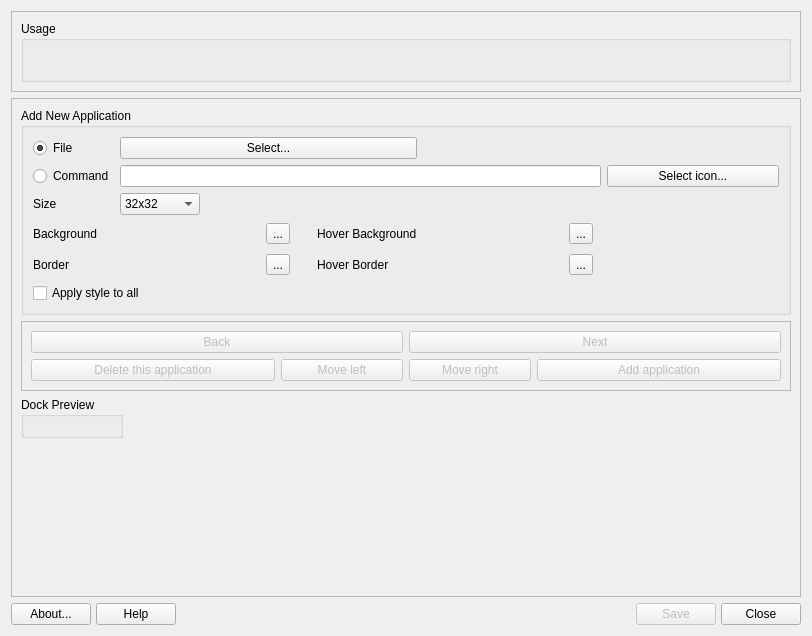
<?xml version="1.0" encoding="UTF-8"?>
<ui version="4.0">
 <class>MainWindow</class>
 <widget class="QDialog" name="MainWindow">
  <property name="geometry">
   <rect>
    <x>0</x>
    <y>0</y>
    <width>812</width>
    <height>636</height>
   </rect>
  </property>
  <property name="windowTitle">
   <string>Program_Name</string>
  </property>
  <layout class="QVBoxLayout" name="verticalLayout">
   <item>
    <widget class="QFrame" name="frameUsage">
     <property name="frameShape">
      <enum>QFrame::StyledPanel</enum>
     </property>
     <property name="frameShadow">
      <enum>QFrame::Plain</enum>
     </property>
     <layout class="QGridLayout" name="gridLayout_3">
      <item row="0" column="0">
       <widget class="QGroupBox" name="groupBoxUsage">
        <property name="title">
         <string>Usage</string>
        </property>
        <layout class="QHBoxLayout" name="horizontalLayout_2">
         <item>
          <spacer name="horizontalSpacer">
           <property name="orientation">
            <enum>Qt::Horizontal</enum>
           </property>
           <property name="sizeType">
            <enum>QSizePolicy::Maximum</enum>
           </property>
           <property name="sizeHint" stdset="0">
            <size>
             <width>3</width>
             <height>20</height>
            </size>
           </property>
          </spacer>
         </item>
         <item>
          <widget class="QLabel" name="labelUsage">
           <property name="text">
            <string/>
           </property>
          </widget>
         </item>
        </layout>
       </widget>
      </item>
     </layout>
    </widget>
   </item>
   <item>
    <widget class="QFrame" name="frame">
     <property name="frameShape">
      <enum>QFrame::StyledPanel</enum>
     </property>
     <property name="frameShadow">
      <enum>QFrame::Plain</enum>
     </property>
     <property name="lineWidth">
      <number>0</number>
     </property>
     <layout class="QGridLayout" name="gridLayout_2">
      <item row="6" column="0">
       <spacer name="verticalSpacer_2">
        <property name="orientation">
         <enum>Qt::Vertical</enum>
        </property>
        <property name="sizeHint" stdset="0">
         <size>
          <width>20</width>
          <height>0</height>
         </size>
        </property>
       </spacer>
      </item>
      <item row="5" column="0">
       <layout class="QHBoxLayout" name="horizontalLayout_4">
        <item>
         <spacer name="horizontalSpacer_3">
          <property name="orientation">
           <enum>Qt::Horizontal</enum>
          </property>
          <property name="sizeHint" stdset="0">
           <size>
            <width>40</width>
            <height>20</height>
           </size>
          </property>
         </spacer>
        </item>
       </layout>
      </item>
      <item row="3" column="0">
       <widget class="QFrame" name="frame_2">
        <property name="frameShape">
         <enum>QFrame::StyledPanel</enum>
        </property>
        <property name="frameShadow">
         <enum>QFrame::Plain</enum>
        </property>
        <layout class="QGridLayout" name="gridLayout_4">
         <item row="1" column="4" colspan="2">
          <widget class="QPushButton" name="buttonAdd">
           <property name="enabled">
            <bool>false</bool>
           </property>
           <property name="text">
            <string>Add application</string>
           </property>
           <property name="icon">
            <iconset theme="add">
             <normaloff>.</normaloff>.</iconset>
           </property>
          </widget>
         </item>
         <item row="1" column="3">
          <widget class="QPushButton" name="buttonMoveRight">
           <property name="enabled">
            <bool>false</bool>
           </property>
           <property name="text">
            <string>Move right</string>
           </property>
           <property name="icon">
            <iconset theme="arrow-right">
             <normaloff>.</normaloff>.</iconset>
           </property>
          </widget>
         </item>
         <item row="1" column="2">
          <widget class="QPushButton" name="buttonMoveLeft">
           <property name="enabled">
            <bool>false</bool>
           </property>
           <property name="text">
            <string>Move left</string>
           </property>
           <property name="icon">
            <iconset theme="arrow-left">
             <normaloff>.</normaloff>.</iconset>
           </property>
          </widget>
         </item>
         <item row="0" column="3" colspan="3">
          <widget class="QPushButton" name="buttonNext">
           <property name="enabled">
            <bool>false</bool>
           </property>
           <property name="sizePolicy">
            <sizepolicy hsizetype="Expanding" vsizetype="Fixed">
             <horstretch>0</horstretch>
             <verstretch>0</verstretch>
            </sizepolicy>
           </property>
           <property name="minimumSize">
            <size>
             <width>0</width>
             <height>0</height>
            </size>
           </property>
           <property name="text">
            <string>Next</string>
           </property>
           <property name="icon">
            <iconset theme="go-next">
             <normaloff>.</normaloff>.</iconset>
           </property>
          </widget>
         </item>
         <item row="0" column="0" colspan="3">
          <widget class="QPushButton" name="buttonPrev">
           <property name="enabled">
            <bool>false</bool>
           </property>
           <property name="sizePolicy">
            <sizepolicy hsizetype="Expanding" vsizetype="Fixed">
             <horstretch>0</horstretch>
             <verstretch>0</verstretch>
            </sizepolicy>
           </property>
           <property name="minimumSize">
            <size>
             <width>0</width>
             <height>0</height>
            </size>
           </property>
           <property name="text">
            <string>Back</string>
           </property>
           <property name="icon">
            <iconset theme="go-previous">
             <normaloff>.</normaloff>.</iconset>
           </property>
          </widget>
         </item>
         <item row="1" column="0" colspan="2">
          <widget class="QPushButton" name="buttonDelete">
           <property name="enabled">
            <bool>false</bool>
           </property>
           <property name="text">
            <string>Delete this application</string>
           </property>
           <property name="icon">
            <iconset theme="edit-delete-symbolic">
             <normaloff>.</normaloff>.</iconset>
           </property>
           <property name="autoDefault">
            <bool>true</bool>
           </property>
          </widget>
         </item>
        </layout>
       </widget>
      </item>
      <item row="4" column="0" alignment="Qt::AlignLeft">
       <widget class="QGroupBox" name="groupPreview">
        <property name="title">
         <string>Dock Preview</string>
        </property>
        <layout class="QHBoxLayout" name="horizontalLayout">
         <item>
          <layout class="QHBoxLayout" name="icons"/>
         </item>
        </layout>
       </widget>
      </item>
      <item row="1" column="0" rowspan="2">
       <widget class="QGroupBox" name="groupAdd">
        <property name="title">
         <string>Add New Application</string>
        </property>
        <layout class="QGridLayout" name="gridLayout">
         <item row="2" column="0">
          <widget class="QLabel" name="labelSize">
           <property name="text">
            <string>Size</string>
           </property>
          </widget>
         </item>
         <item row="1" column="1" colspan="6">
          <widget class="QLineEdit" name="lineEditCommand">
           <property name="sizePolicy">
            <sizepolicy hsizetype="Expanding" vsizetype="Fixed">
             <horstretch>0</horstretch>
             <verstretch>0</verstretch>
            </sizepolicy>
           </property>
           <property name="minimumSize">
            <size>
             <width>250</width>
             <height>0</height>
            </size>
           </property>
          </widget>
         </item>
         <item row="5" column="1">
          <widget class="QWidget" name="widgetBorder" native="true">
           <property name="mouseTracking">
            <bool>false</bool>
           </property>
           <property name="toolTip">
            <string>Click to select different color...</string>
           </property>
           <property name="autoFillBackground">
            <bool>false</bool>
           </property>
           <layout class="QHBoxLayout" name="horizontalLayout_7" stretch="0,0">
            <property name="spacing">
             <number>2</number>
            </property>
            <property name="leftMargin">
             <number>2</number>
            </property>
            <property name="topMargin">
             <number>2</number>
            </property>
            <property name="rightMargin">
             <number>2</number>
            </property>
            <property name="bottomMargin">
             <number>2</number>
            </property>
            <item>
             <spacer name="horizontalSpacer_8">
              <property name="orientation">
               <enum>Qt::Horizontal</enum>
              </property>
              <property name="sizeHint" stdset="0">
               <size>
                <width>40</width>
                <height>20</height>
               </size>
              </property>
             </spacer>
            </item>
            <item>
             <widget class="QToolButton" name="toolBorder">
              <property name="text">
               <string notr="true">...</string>
              </property>
              <property name="iconSize">
               <size>
                <width>16</width>
                <height>16</height>
               </size>
              </property>
              <property name="popupMode">
               <enum>QToolButton::InstantPopup</enum>
              </property>
              <property name="toolButtonStyle">
               <enum>Qt::ToolButtonIconOnly</enum>
              </property>
              <property name="autoRaise">
               <bool>false</bool>
              </property>
             </widget>
            </item>
           </layout>
          </widget>
         </item>
         <item row="3" column="1">
          <widget class="QWidget" name="widgetBackground" native="true">
           <property name="mouseTracking">
            <bool>false</bool>
           </property>
           <property name="toolTip">
            <string>Click to select different color...</string>
           </property>
           <property name="autoFillBackground">
            <bool>false</bool>
           </property>
           <layout class="QHBoxLayout" name="horizontalLayout_9" stretch="0,0">
            <property name="spacing">
             <number>2</number>
            </property>
            <property name="leftMargin">
             <number>2</number>
            </property>
            <property name="topMargin">
             <number>2</number>
            </property>
            <property name="rightMargin">
             <number>2</number>
            </property>
            <property name="bottomMargin">
             <number>2</number>
            </property>
            <item>
             <spacer name="horizontalSpacer_10">
              <property name="orientation">
               <enum>Qt::Horizontal</enum>
              </property>
              <property name="sizeHint" stdset="0">
               <size>
                <width>40</width>
                <height>20</height>
               </size>
              </property>
             </spacer>
            </item>
            <item>
             <widget class="QToolButton" name="toolBackground">
              <property name="text">
               <string notr="true">...</string>
              </property>
              <property name="iconSize">
               <size>
                <width>16</width>
                <height>16</height>
               </size>
              </property>
              <property name="popupMode">
               <enum>QToolButton::InstantPopup</enum>
              </property>
              <property name="toolButtonStyle">
               <enum>Qt::ToolButtonIconOnly</enum>
              </property>
              <property name="autoRaise">
               <bool>false</bool>
              </property>
             </widget>
            </item>
           </layout>
          </widget>
         </item>
         <item row="5" column="0">
          <widget class="QLabel" name="labelBorder">
           <property name="text">
            <string>Border</string>
           </property>
          </widget>
         </item>
         <item row="8" column="0" colspan="5">
          <widget class="QCheckBox" name="checkApplyStyleToAll">
           <property name="text">
            <string>Apply style to all</string>
           </property>
          </widget>
         </item>
         <item row="3" column="4">
          <widget class="QLabel" name="label">
           <property name="text">
            <string>Hover Background</string>
           </property>
          </widget>
         </item>
         <item row="2" column="1" colspan="4">
          <widget class="QComboBox" name="comboSize">
           <property name="sizePolicy">
            <sizepolicy hsizetype="Fixed" vsizetype="Fixed">
             <horstretch>0</horstretch>
             <verstretch>0</verstretch>
            </sizepolicy>
           </property>
           <property name="minimumSize">
            <size>
             <width>80</width>
             <height>0</height>
            </size>
           </property>
           <property name="frame">
            <bool>true</bool>
           </property>
           <item>
            <property name="text">
             <string notr="true">32x32</string>
            </property>
           </item>
           <item>
            <property name="text">
             <string>36x36</string>
            </property>
           </item>
           <item>
            <property name="text">
             <string>40x40</string>
            </property>
           </item>
           <item>
            <property name="text">
             <string notr="true">48x48</string>
            </property>
           </item>
           <item>
            <property name="text">
             <string notr="true">64x64</string>
            </property>
           </item>
          </widget>
         </item>
         <item row="0" column="0">
          <widget class="QRadioButton" name="radioDesktop">
           <property name="text">
            <string>File</string>
           </property>
           <property name="checked">
            <bool>true</bool>
           </property>
          </widget>
         </item>
         <item row="3" column="2">
          <spacer name="horizontalSpacer_4">
           <property name="orientation">
            <enum>Qt::Horizontal</enum>
           </property>
           <property name="sizeType">
            <enum>QSizePolicy::Fixed</enum>
           </property>
           <property name="sizeHint" stdset="0">
            <size>
             <width>7</width>
             <height>20</height>
            </size>
           </property>
          </spacer>
         </item>
         <item row="5" column="4">
          <widget class="QLabel" name="labelHoverBorder">
           <property name="text">
            <string>Hover Border</string>
           </property>
          </widget>
         </item>
         <item row="1" column="8">
          <widget class="QPushButton" name="buttonSelectIcon">
           <property name="sizePolicy">
            <sizepolicy hsizetype="Ignored" vsizetype="Fixed">
             <horstretch>0</horstretch>
             <verstretch>0</verstretch>
            </sizepolicy>
           </property>
           <property name="text">
            <string>Select icon...</string>
           </property>
          </widget>
         </item>
         <item row="5" column="5">
          <widget class="QWidget" name="widgetHoverBorder" native="true">
           <property name="mouseTracking">
            <bool>false</bool>
           </property>
           <property name="toolTip">
            <string>Click to select different color...</string>
           </property>
           <property name="autoFillBackground">
            <bool>false</bool>
           </property>
           <layout class="QHBoxLayout" name="horizontalLayout_6" stretch="0,0">
            <property name="spacing">
             <number>2</number>
            </property>
            <property name="leftMargin">
             <number>2</number>
            </property>
            <property name="topMargin">
             <number>2</number>
            </property>
            <property name="rightMargin">
             <number>2</number>
            </property>
            <property name="bottomMargin">
             <number>2</number>
            </property>
            <item>
             <spacer name="horizontalSpacer_7">
              <property name="orientation">
               <enum>Qt::Horizontal</enum>
              </property>
              <property name="sizeHint" stdset="0">
               <size>
                <width>40</width>
                <height>20</height>
               </size>
              </property>
             </spacer>
            </item>
            <item>
             <widget class="QToolButton" name="toolHoverBorder">
              <property name="text">
               <string notr="true">...</string>
              </property>
              <property name="iconSize">
               <size>
                <width>16</width>
                <height>16</height>
               </size>
              </property>
              <property name="popupMode">
               <enum>QToolButton::InstantPopup</enum>
              </property>
              <property name="toolButtonStyle">
               <enum>Qt::ToolButtonIconOnly</enum>
              </property>
              <property name="autoRaise">
               <bool>false</bool>
              </property>
             </widget>
            </item>
           </layout>
          </widget>
         </item>
         <item row="3" column="5">
          <widget class="QWidget" name="widgetHoverBackground" native="true">
           <property name="mouseTracking">
            <bool>false</bool>
           </property>
           <property name="toolTip">
            <string>Click to select different color...</string>
           </property>
           <property name="autoFillBackground">
            <bool>false</bool>
           </property>
           <layout class="QHBoxLayout" name="horizontalLayout_8" stretch="0,0">
            <property name="spacing">
             <number>2</number>
            </property>
            <property name="leftMargin">
             <number>2</number>
            </property>
            <property name="topMargin">
             <number>2</number>
            </property>
            <property name="rightMargin">
             <number>2</number>
            </property>
            <property name="bottomMargin">
             <number>2</number>
            </property>
            <item>
             <spacer name="horizontalSpacer_9">
              <property name="orientation">
               <enum>Qt::Horizontal</enum>
              </property>
              <property name="sizeHint" stdset="0">
               <size>
                <width>40</width>
                <height>20</height>
               </size>
              </property>
             </spacer>
            </item>
            <item>
             <widget class="QToolButton" name="toolHoverBackground">
              <property name="text">
               <string notr="true">...</string>
              </property>
              <property name="iconSize">
               <size>
                <width>16</width>
                <height>16</height>
               </size>
              </property>
              <property name="popupMode">
               <enum>QToolButton::InstantPopup</enum>
              </property>
              <property name="toolButtonStyle">
               <enum>Qt::ToolButtonIconOnly</enum>
              </property>
              <property name="autoRaise">
               <bool>false</bool>
              </property>
             </widget>
            </item>
           </layout>
          </widget>
         </item>
         <item row="1" column="0">
          <widget class="QRadioButton" name="radioCommand">
           <property name="text">
            <string>Command</string>
           </property>
          </widget>
         </item>
         <item row="2" column="8">
          <spacer name="horizontalSpacer_2">
           <property name="orientation">
            <enum>Qt::Horizontal</enum>
           </property>
           <property name="sizeType">
            <enum>QSizePolicy::Expanding</enum>
           </property>
           <property name="sizeHint" stdset="0">
            <size>
             <width>100</width>
             <height>20</height>
            </size>
           </property>
          </spacer>
         </item>
         <item row="3" column="0">
          <widget class="QLabel" name="labelBackground">
           <property name="text">
            <string>Background</string>
           </property>
          </widget>
         </item>
         <item row="0" column="1" colspan="4">
          <widget class="QPushButton" name="buttonSelectApp">
           <property name="sizePolicy">
            <sizepolicy hsizetype="Expanding" vsizetype="Fixed">
             <horstretch>0</horstretch>
             <verstretch>0</verstretch>
            </sizepolicy>
           </property>
           <property name="text">
            <string>Select...</string>
           </property>
          </widget>
         </item>
        </layout>
       </widget>
      </item>
     </layout>
    </widget>
   </item>
   <item>
    <layout class="QGridLayout" name="buttonBar" columnstretch="0,0,0,0,0,0,0,0,0,0">
     <property name="sizeConstraint">
      <enum>QLayout::SetDefaultConstraint</enum>
     </property>
     <property name="leftMargin">
      <number>0</number>
     </property>
     <property name="topMargin">
      <number>0</number>
     </property>
     <property name="rightMargin">
      <number>0</number>
     </property>
     <property name="bottomMargin">
      <number>0</number>
     </property>
     <property name="spacing">
      <number>5</number>
     </property>
     <item row="0" column="1">
      <widget class="QPushButton" name="buttonHelp">
       <property name="sizePolicy">
        <sizepolicy hsizetype="Minimum" vsizetype="Preferred">
         <horstretch>0</horstretch>
         <verstretch>0</verstretch>
        </sizepolicy>
       </property>
       <property name="toolTip">
        <string>Display help </string>
       </property>
       <property name="text">
        <string>Help</string>
       </property>
       <property name="icon">
        <iconset theme="help-contents">
         <normaloff>.</normaloff>.</iconset>
       </property>
       <property name="shortcut">
        <string>Alt+H</string>
       </property>
      </widget>
     </item>
     <item row="0" column="5">
      <spacer name="horizontalSpacer2">
       <property name="orientation">
        <enum>Qt::Horizontal</enum>
       </property>
       <property name="sizeType">
        <enum>QSizePolicy::Expanding</enum>
       </property>
       <property name="sizeHint" stdset="0">
        <size>
         <width>100</width>
         <height>20</height>
        </size>
       </property>
      </spacer>
     </item>
     <item row="0" column="0">
      <widget class="QPushButton" name="buttonAbout">
       <property name="sizePolicy">
        <sizepolicy hsizetype="Minimum" vsizetype="Preferred">
         <horstretch>0</horstretch>
         <verstretch>0</verstretch>
        </sizepolicy>
       </property>
       <property name="toolTip">
        <string>About this application</string>
       </property>
       <property name="text">
        <string>About...</string>
       </property>
       <property name="icon">
        <iconset theme="help-about">
         <normaloff>.</normaloff>.</iconset>
       </property>
       <property name="shortcut">
        <string>Alt+B</string>
       </property>
       <property name="autoDefault">
        <bool>true</bool>
       </property>
      </widget>
     </item>
     <item row="0" column="2">
      <spacer name="horizontalSpacer1">
       <property name="orientation">
        <enum>Qt::Horizontal</enum>
       </property>
       <property name="sizeType">
        <enum>QSizePolicy::Expanding</enum>
       </property>
       <property name="sizeHint" stdset="0">
        <size>
         <width>100</width>
         <height>20</height>
        </size>
       </property>
      </spacer>
     </item>
     <item row="0" column="9">
      <widget class="QPushButton" name="buttonCancel">
       <property name="sizePolicy">
        <sizepolicy hsizetype="Minimum" vsizetype="Preferred">
         <horstretch>0</horstretch>
         <verstretch>0</verstretch>
        </sizepolicy>
       </property>
       <property name="toolTip">
        <string>Quit application</string>
       </property>
       <property name="text">
        <string>Close</string>
       </property>
       <property name="icon">
        <iconset theme="window-close">
         <normaloff>.</normaloff>.</iconset>
       </property>
       <property name="shortcut">
        <string>Alt+N</string>
       </property>
       <property name="autoDefault">
        <bool>true</bool>
       </property>
      </widget>
     </item>
     <item row="0" column="3">
      <widget class="QLabel" name="labelLogo">
       <property name="maximumSize">
        <size>
         <width>32</width>
         <height>32</height>
        </size>
       </property>
       <property name="midLineWidth">
        <number>0</number>
       </property>
       <property name="text">
        <string/>
       </property>
       <property name="pixmap">
        <pixmap resource="images.qrc">:/icons/images/logo.svg</pixmap>
       </property>
       <property name="scaledContents">
        <bool>true</bool>
       </property>
      </widget>
     </item>
     <item row="0" column="7">
      <widget class="QPushButton" name="buttonSave">
       <property name="enabled">
        <bool>false</bool>
       </property>
       <property name="sizePolicy">
        <sizepolicy hsizetype="Minimum" vsizetype="Preferred">
         <horstretch>0</horstretch>
         <verstretch>0</verstretch>
        </sizepolicy>
       </property>
       <property name="text">
        <string>Save</string>
       </property>
       <property name="icon">
        <iconset theme="document-save-symbolic">
         <normaloff>.</normaloff>.</iconset>
       </property>
       <property name="shortcut">
        <string>Alt+S</string>
       </property>
       <property name="autoDefault">
        <bool>true</bool>
       </property>
       <property name="default">
        <bool>true</bool>
       </property>
      </widget>
     </item>
    </layout>
   </item>
  </layout>
 </widget>
 <tabstops>
  <tabstop>radioDesktop</tabstop>
  <tabstop>buttonSelectApp</tabstop>
  <tabstop>radioCommand</tabstop>
  <tabstop>lineEditCommand</tabstop>
  <tabstop>buttonSelectIcon</tabstop>
  <tabstop>comboSize</tabstop>
  <tabstop>checkApplyStyleToAll</tabstop>
  <tabstop>buttonPrev</tabstop>
  <tabstop>buttonNext</tabstop>
  <tabstop>buttonDelete</tabstop>
  <tabstop>buttonMoveLeft</tabstop>
  <tabstop>buttonMoveRight</tabstop>
  <tabstop>buttonAdd</tabstop>
  <tabstop>buttonAbout</tabstop>
  <tabstop>buttonHelp</tabstop>
  <tabstop>buttonSave</tabstop>
  <tabstop>buttonCancel</tabstop>
 </tabstops>
 <resources>
  <include location="images.qrc"/>
 </resources>
 <connections>
  <connection>
   <sender>buttonCancel</sender>
   <signal>pressed()</signal>
   <receiver>MainWindow</receiver>
   <slot>close()</slot>
   <hints>
    <hint type="sourcelabel">
     <x>1056</x>
     <y>538</y>
    </hint>
    <hint type="destinationlabel">
     <x>388</x>
     <y>272</y>
    </hint>
   </hints>
  </connection>
 </connections>
</ui>
